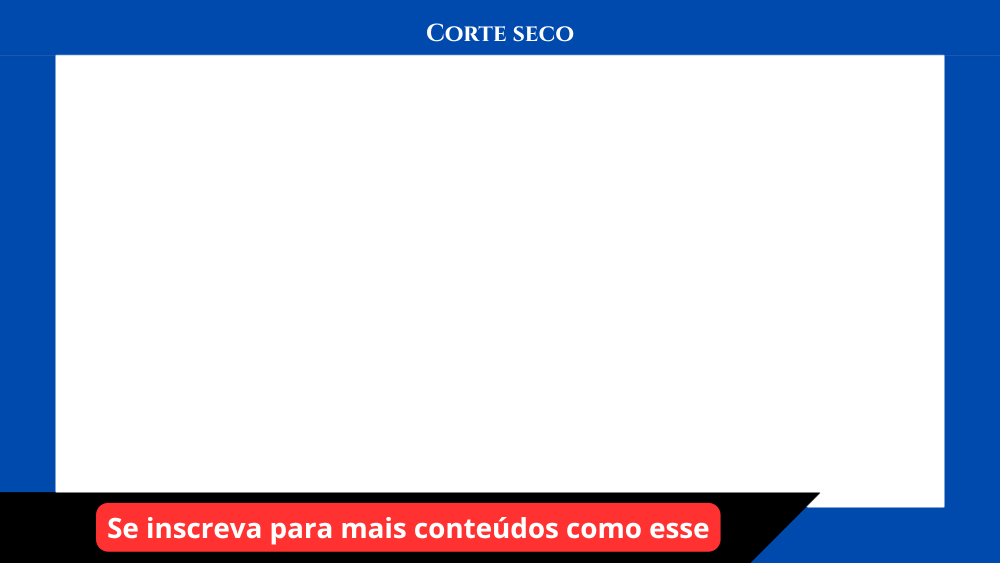
#> input picture assets/moldura.png, 2000 x 1125 px (shown at 1/2 size)
$ python -i telegram_bot.py   (imports and definitions only)
#> lines starting #> are read from the running program, lines starting #| are printed output that depends on the picture
"""
Interacao com o Telegram para o corte longo: o pipeline avisa o contexto do
corte e ESPERA voce mandar (1) um audio de comentario introdutorio, opcional, e
(2) a thumbnail (foto ou arquivo de imagem).

Variaveis de ambiente (secrets do GitHub):
  TELEGRAM_BOT_TOKEN  token do bot (BotFather)
  TELEGRAM_CHAT_ID    seu chat id (so mensagens desse chat sao aceitas)

Usa long polling (getUpdates), entao o bot NAO pode ter webhook configurado.
Use um bot dedicado a este pipeline.
"""
import argparse
import os
import time

import requests
from PIL import Image

API = "https://api.telegram.org"
YOUTUBE_THUMB_MAX_BYTES = 2 * 1024 * 1024  # limite do YouTube: 2 MB
SKIP_WORDS = {"pular", "skip", "/pular", "/skip", "sem", "sem thumb"}


def _token() -> str:
    return os.environ["TELEGRAM_BOT_TOKEN"]


def _chat_id() -> str:
    return str(os.environ["TELEGRAM_CHAT_ID"]).strip()


# [42 lines left out: functions _call, send_message, send_photo, _flush_updates, not called in this run]


# Estado da sessao: offset de leitura + midias que chegaram "adiantadas"
# (ex: voce mandou a thumbnail enquanto o bot ainda esperava o audio).
_state = {"offset": None, "stash": {}}


# [35 lines left out: functions start_session, _classify, _download_file, not called in this run]


def normalize_thumbnail(path: str) -> str:
    """Converte para JPEG e reduz ate caber nos 2 MB do YouTube. Retorna o
    caminho final (.jpg). Avisa (print) se nao for 16:9."""
#> called with path = 'assets/moldura.png'
    img = Image.open(path).convert("RGB")
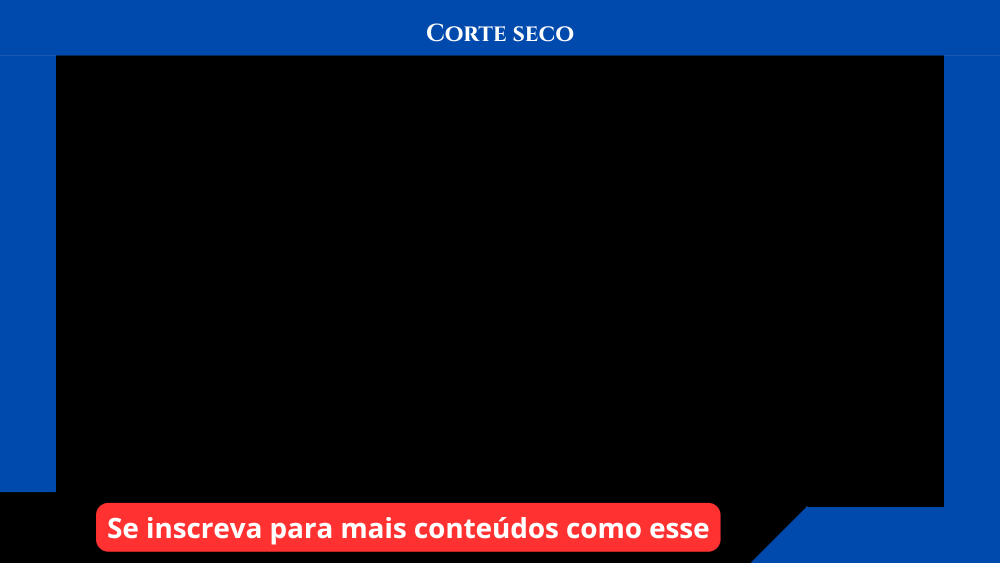
#> img: PIL image 2000x1125 RGB (shown at 1/2 size); mean R, G, B 14.1, 20.1, 40.6
    w, h = img.size
#> w = 2000; h = 1125
    if abs(w / h - 16 / 9) > 0.03:
        print(f"[AVISO] Thumbnail {w}x{h} nao e 16:9; o YouTube pode cortar/ajustar as bordas.")
    if w > 1920:  # nao precisa de mais que isso
        img = img.resize((1920, round(h * 1920 / w)), Image.LANCZOS)
#> img: PIL image 1920x1080 RGB
    out = os.path.splitext(path)[0] + "_final.jpg"
    for quality in (95, 90, 85, 80, 70, 60):
        img.save(out, "JPEG", quality=quality, optimize=True)
        if os.path.getsize(out) <= YOUTUBE_THUMB_MAX_BYTES:
            return out
    img = img.resize((1280, round(img.height * 1280 / img.width)), Image.LANCZOS)
    img.save(out, "JPEG", quality=80, optimize=True)
    return out


# [80 lines left out: functions _get_updates, _wait_media, wait_for_audio, wait_for_thumbnail, main, not called in this run]


# [2 lines not run here, left out]

>>> result = normalize_thumbnail('assets/moldura.png')
